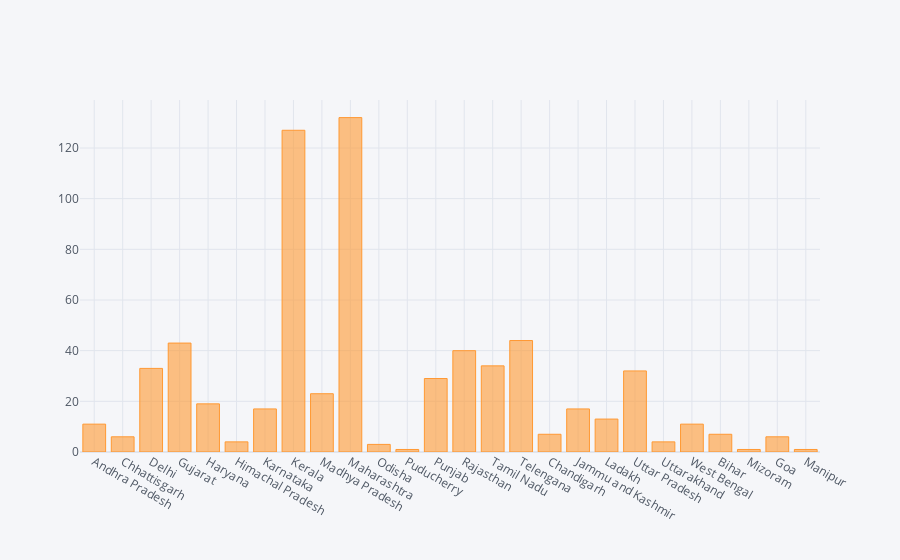

Notebook cell for this chart:
### Markdown cell above
# Plotly Viz

### Code cell
df.iplot(kind='bar',x='Name of State / UT', y='Total Active Cases')

### Figure 1 — Plotly figure (JSON) as saved in the notebook; plotly's stock layout.template omitted (floating-point values rounded to 4 significant figures)
{"data": [{"marker": {"color": "rgba(255, 153, 51, 0.6)", "line": {"color": "rgba(255, 153, 51, 1.0)", "width": 1}}, "name": "Total Active Cases", "orientation": "v", "text": "", "type": "bar", "x": ["Andhra Pradesh", "Chhattisgarh", "Delhi", "Gujarat", "Haryana", "Himachal Pradesh", "Karnataka", "Kerala", "Madhya Pradesh", "Maharashtra", "Odisha", "Puducherry", "Punjab", "Rajasthan", "Tamil Nadu", "Telengana", "Chandigarh", "Jammu and Kashmir", "Ladakh", "Uttar Pradesh", "Uttarakhand", "West Bengal", "Bihar", "Mizoram", "Goa", "Manipur"], "y": [11, 6, 33, 43, 19, 4, 17, 127, 23, 132, 3, 1, 29, 40, 34, 44, 7, 17, 13, 32, 4, 11, 7, 1, 6, 1]}], "layout": {"legend": {"bgcolor": "#F5F6F9", "font": {"color": "#4D5663"}}, "paper_bgcolor": "#F5F6F9", "plot_bgcolor": "#F5F6F9", "title": {"font": {"color": "#4D5663"}}, "xaxis": {"gridcolor": "#E1E5ED", "showgrid": true, "tickfont": {"color": "#4D5663"}, "title": {"font": {"color": "#4D5663"}, "text": ""}, "zerolinecolor": "#E1E5ED"}, "yaxis": {"gridcolor": "#E1E5ED", "showgrid": true, "tickfont": {"color": "#4D5663"}, "title": {"font": {"color": "#4D5663"}, "text": ""}, "zerolinecolor": "#E1E5ED"}}}
